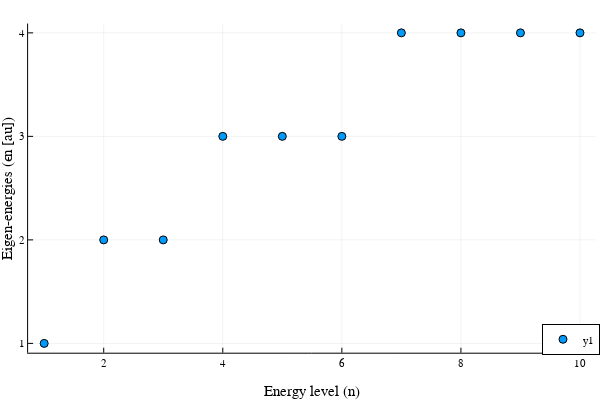

The notebook cell saved with this chart:
### Code cell
fig1 = plot_eigenvalues(simulation_info, output_data)
display(fig1)

### Figure 1 — Plotly figure (JSON) as saved in the notebook; plotly's stock layout.template omitted (floating-point values rounded to 4 significant figures)
{"data": [{"colorbar": {"len": 0.9143, "title": "", "x": 0.9934, "y": 0.533}, "legendgroup": "y1", "marker": {"color": "rgba(0, 154, 250, 1.000)", "line": {"color": "rgba(0, 0, 0, 1.000)", "width": 1}, "size": 8, "symbol": "circle"}, "mode": "markers", "name": "y1", "showlegend": true, "type": "scatter", "x": [1, 2, 3, 4, 5, 6, 7, 8, 9, 10], "xaxis": "x", "y": [1.0, 2.0, 2.0, 3.0, 3.0, 3.0, 4.0, 4.0, 4.0, 4.0], "yaxis": "y"}], "layout": {"annotations": [], "height": 400, "legend": {"bgcolor": "rgba(255, 255, 255, 1.000)", "bordercolor": "rgba(0, 0, 0, 1.000)", "borderwidth": 1, "font": {"color": "rgba(0, 0, 0, 1.000)", "family": "sans-serif", "size": 11}, "title": {"font": {"color": "rgba(0, 0, 0, 1.000)", "family": "sans-serif", "size": 15}, "text": ""}, "tracegroupgap": 0, "traceorder": "normal", "x": 1, "xanchor": "right", "y": 0.07, "yanchor": "bottom"}, "margin": {"b": 20, "l": 0, "r": 0, "t": 20}, "paper_bgcolor": "rgba(255, 255, 255, 1.000)", "plot_bgcolor": "rgba(255, 255, 255, 1.000)", "showlegend": true, "width": 600, "xaxis": {"anchor": "y", "domain": [0.04684, 0.9934], "gridcolor": "rgba(0, 0, 0, 0.100)", "gridwidth": 0.5, "linecolor": "rgba(0, 0, 0, 1.000)", "mirror": false, "range": [0.73, 10.27], "showgrid": true, "showline": true, "showticklabels": true, "tickangle": 0, "tickcolor": "rgb(0, 0, 0)", "tickfont": {"color": "rgba(0, 0, 0, 1.000)", "family": "sans-serif", "size": 11}, "tickmode": "array", "ticks": "inside", "ticktext": ["2", "4", "6", "8", "10"], "tickvals": [2, 4, 6, 8, 10], "title": "Energy level (n)", "titlefont": {"color": "rgba(0, 0, 0, 1.000)", "family": "sans-serif", "size": 15}, "type": "-", "visible": true, "zeroline": false, "zerolinecolor": "rgba(0, 0, 0, 1.000)"}, "yaxis": {"anchor": "x", "domain": [0.07581, 0.9902], "gridcolor": "rgba(0, 0, 0, 0.100)", "gridwidth": 0.5, "linecolor": "rgba(0, 0, 0, 1.000)", "mirror": false, "range": [0.91, 4.09], "showgrid": true, "showline": true, "showticklabels": true, "tickangle": 0, "tickcolor": "rgb(0, 0, 0)", "tickfont": {"color": "rgba(0, 0, 0, 1.000)", "family": "sans-serif", "size": 11}, "tickmode": "array", "ticks": "inside", "ticktext": ["1", "2", "3", "4"], "tickvals": [1, 2, 3, 4], "title": "Eigen-energies (ϵn [au])", "titlefont": {"color": "rgba(0, 0, 0, 1.000)", "family": "sans-serif", "size": 15}, "type": "-", "visible": true, "zeroline": false, "zerolinecolor": "rgba(0, 0, 0, 1.000)"}}}
